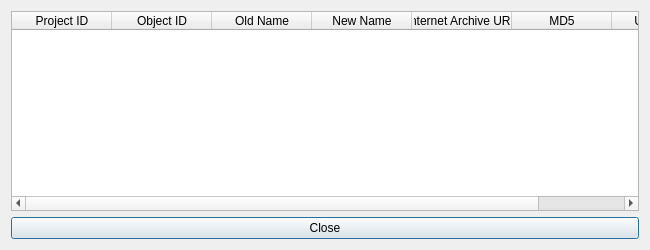
<?xml version="1.0" encoding="UTF-8"?>
<ui version="4.0">
 <class>dlg_report</class>
 <widget class="QDialog" name="dlg_report">
  <property name="geometry">
   <rect>
    <x>0</x>
    <y>0</y>
    <width>650</width>
    <height>250</height>
   </rect>
  </property>
  <property name="minimumSize">
   <size>
    <width>650</width>
    <height>250</height>
   </size>
  </property>
  <property name="windowTitle">
   <string>Report</string>
  </property>
  <layout class="QVBoxLayout" name="verticalLayout">
   <item>
    <widget class="QTableWidget" name="tableWidget">
     <property name="minimumSize">
      <size>
       <width>0</width>
       <height>0</height>
      </size>
     </property>
     <column>
      <property name="text">
       <string>Project ID</string>
      </property>
     </column>
     <column>
      <property name="text">
       <string>Object ID</string>
      </property>
     </column>
     <column>
      <property name="text">
       <string>Old Name</string>
      </property>
     </column>
     <column>
      <property name="text">
       <string>New Name</string>
      </property>
     </column>
     <column>
      <property name="text">
       <string>Internet Archive URL</string>
      </property>
     </column>
     <column>
      <property name="text">
       <string>MD5</string>
      </property>
     </column>
     <column>
      <property name="text">
       <string>Username</string>
      </property>
     </column>
    </widget>
   </item>
   <item>
    <widget class="QPushButton" name="pushButton">
     <property name="text">
      <string>Close</string>
     </property>
    </widget>
   </item>
  </layout>
 </widget>
 <resources/>
 <connections>
  <connection>
   <sender>pushButton</sender>
   <signal>clicked()</signal>
   <receiver>dlg_report</receiver>
   <slot>close()</slot>
   <hints>
    <hint type="sourcelabel">
     <x>507</x>
     <y>279</y>
    </hint>
    <hint type="destinationlabel">
     <x>589</x>
     <y>203</y>
    </hint>
   </hints>
  </connection>
 </connections>
</ui>
